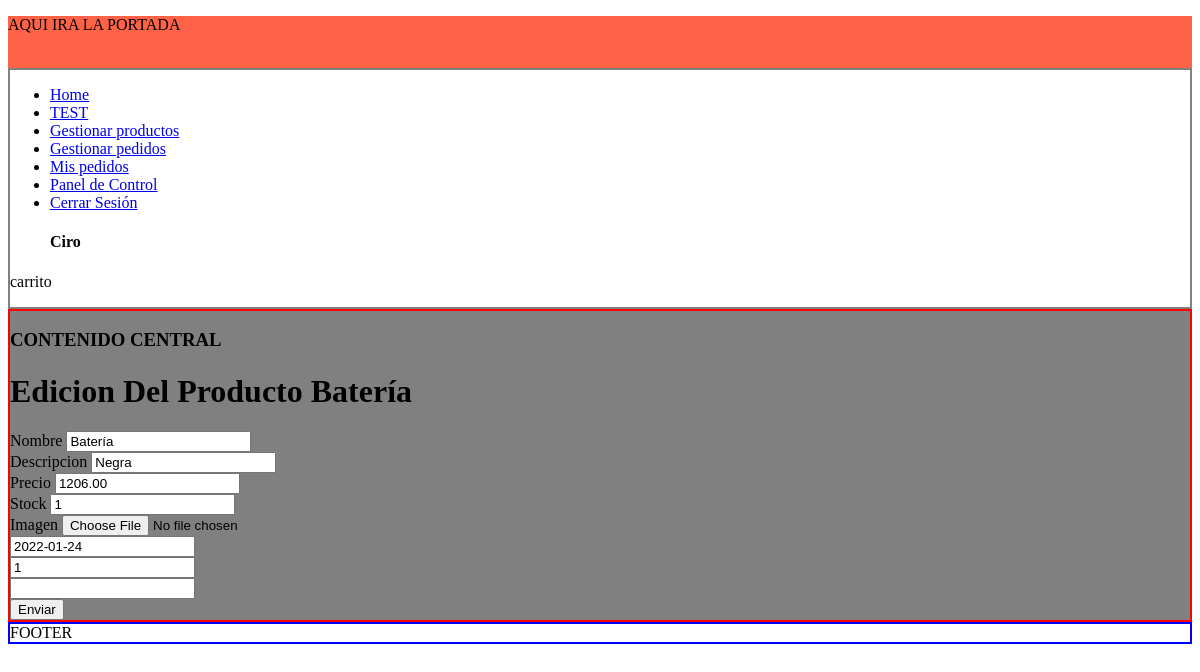
Screenshot of /?controller=Producto&action=editar&id=3 (signed in) with the database file from the repository.
### tables this page shows
CREATE TABLE productos(
  id    int(255) auto_increment not null,
  nombre  varchar(255) not null,
  descripcion text not null,
  precio	float(100, 2) not null,
  stock		int (255) not null,
  oferta	varchar(2),
  img       varchar(255),
  fecha		date not null,

  categoria_id int (255) not null,

  CONSTRAINT pk_productos PRIMARY KEY(id),
  CONSTRAINT fk_producto_categoria FOREIGN KEY(
    categoria_id
) REFERENCES categorias(id)

);

### config/db.php (called while the page is built)
<?php
class Database {
  public static function conectar() {
    $connection = new mysqli('mysql_db', 'root', 'root', 'tienda_boyar');
    $connection->query("SET NAMES 'utf8'");
    return $connection;
  }
}

### models/producto.php (called while the page is built, shortened)
<?php
class Producto {
  private $id;
	private $db;
	public function __construct() {
		$this->db = Database::conectar();
	}
  function getId() {
		return $this->id;
	}
	function setId($id) {
		$this->id = $id;
	}
  public function getOne() {
		$producto = $this->db->query("SELECT * FROM productos WHERE id ={$this->getId()}");
    return $producto->fetch_object();
	}
}

### views/producto/edicion.php (the view, shortened to what this page needs)
<?php if(isset($editar)): ?>
  <h1>Edicion Del Producto <?= $pro->nombre;?> </h1>
  <?php $url_action = base_url."?controller=Producto&action=actualizar&id=".$pro->id; ?>
<?php endif; ?>
<form action="<?=$url_action?>" method="post" enctype="multipart/form-data">
  <label for="nombre">Nombre</label>
  <input type="text" name="nombre" value="<?= isset($pro) && is_object($pro)? $pro->nombre: ""; ?>"><br>
  <label for="descripcion">Descripcion</label>
  <input type="text" name="descripcion" value="<?= isset($pro) && is_object($pro)? $pro->descripcion: ""; ?>"><br>
  <label for="precio">Precio</label>
  <input type="number" name="precio" value="<?= isset($pro) && is_object($pro)? $pro->precio: ""; ?>"><br>
  <label for="stock">Stock</label>
  <input type="number" name="stock" value="<?= isset($pro) && is_object($pro)? $pro->stock: ""; ?>"><br>
  <label for="img">Imagen</label>
  <input type="file" name="img" value="<?= isset($pro) && is_object($pro)? $pro->img: ""; ?>"><br>
  <input type="text" name="fecha" value="<?= isset($pro) && is_object($pro)? $pro->fecha: ""; ?>"><br>
  <input type="number" name="categoria" value="<?= isset($pro) && is_object($pro)? $pro->categoria_id: ""; ?>"><br>
  <input type="text" name="oferta" value="<?= isset($pro) && is_object($pro)? $pro->oferta: ""; ?>"><br>
  <input type="submit" name="" value="Enviar">
</form>

### rows the page displays
productos: nombre "Batería", descripcion "Negra", precio "1206.00", stock "1", fecha "2022-01-24", categoria "1"

### other values shown
$_SESSION['identity']->nombre "Ciro"
